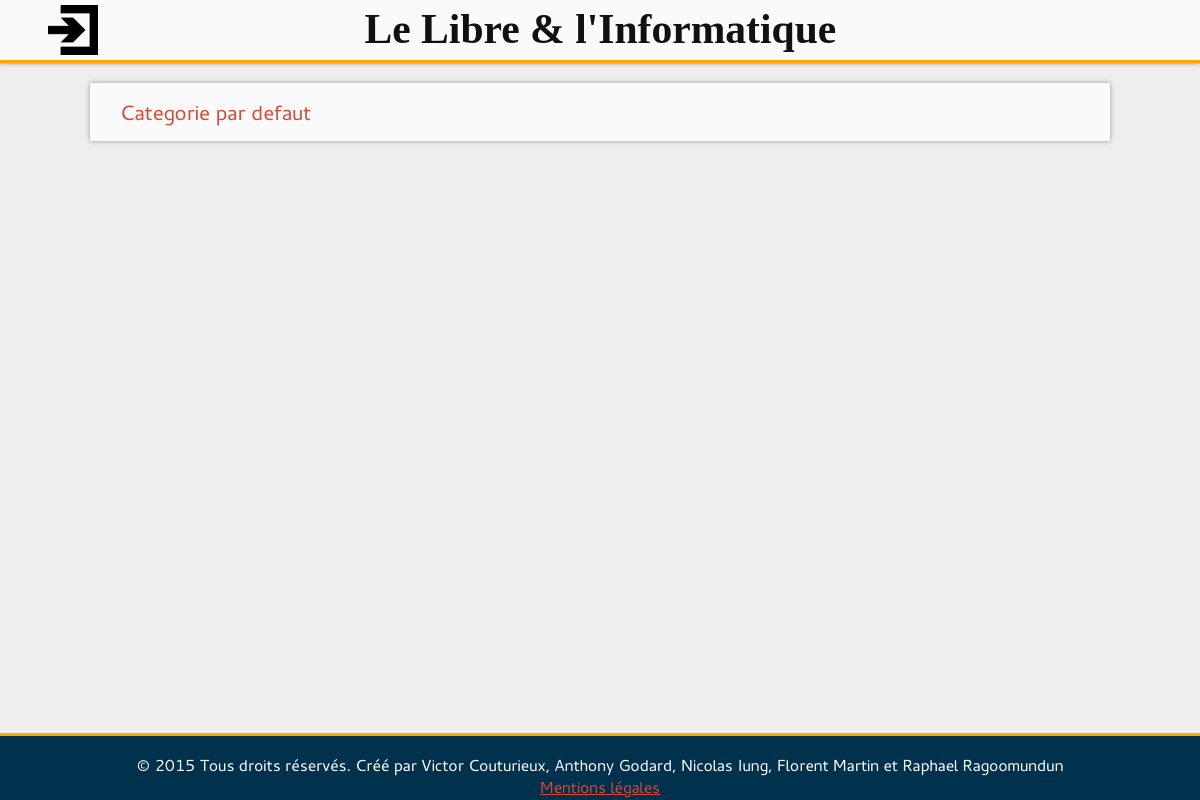
Page /categorie/liste.php on the earlier database version.
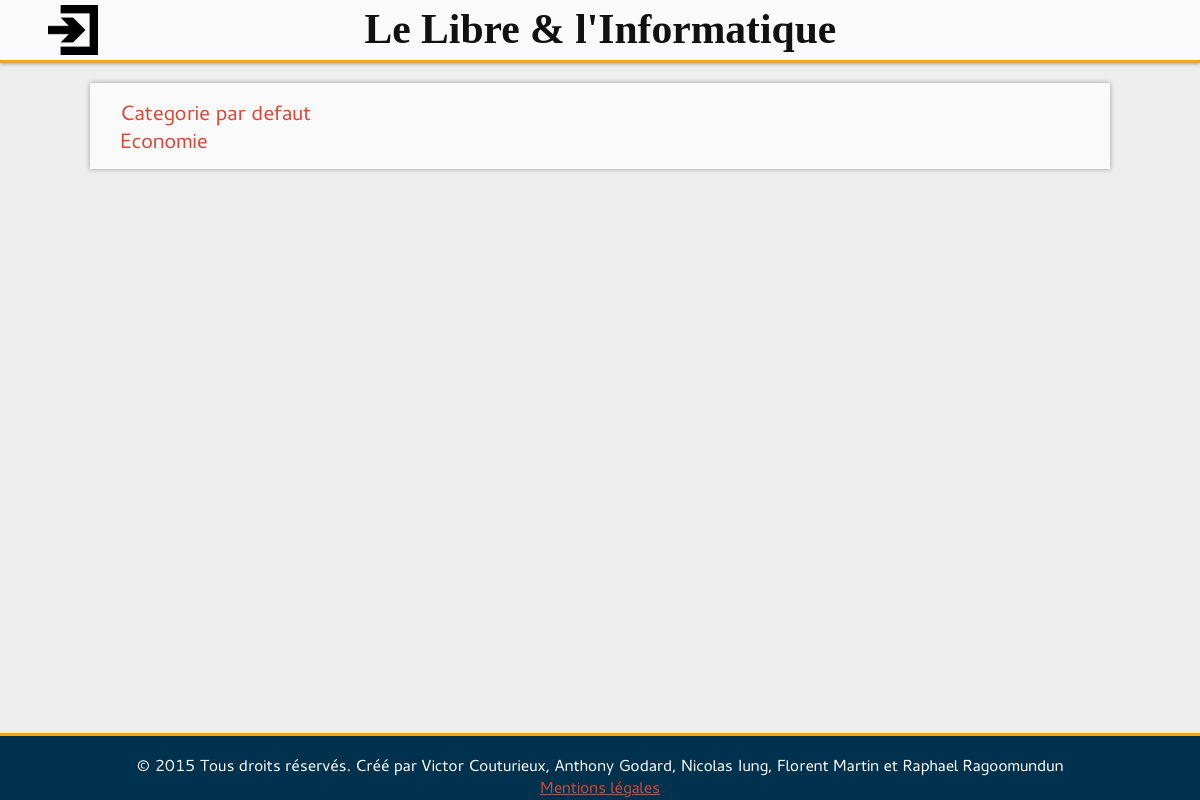
Same page on the later database version.
### tables this page shows
CREATE TABLE `Categorie` (
  `id_Categorie` int(10) unsigned NOT NULL AUTO_INCREMENT,
  `intitule_Categorie` varchar(255) NOT NULL,
  `description_Categorie` text NOT NULL,
  PRIMARY KEY (`id_Categorie`)
);

### include/functions.php (called while the page is built, shortened)
<?php
	function connectDB()
	{
		include("config.php");
		$link = new PDO('mysql:host='.$config['mysql']['host'].';port='.$config['mysql']['port'].';dbname='.$config['mysql']['db'].';charset=UTF8;',$config['mysql']['user'],$config['mysql']['password'], array(PDO::ATTR_PERSISTENT=>true));
		return $link;
	}
	function queryDB($req)
	{
		$link = connectDB();
		$que = $link->query($req) or die($req);
		$ret = $que->fetchAll();
		return $ret;
	}

### include/functionCatego.php (called while the page is built, shortened)
<?php
	include_once 'functions.php';
  	function GetCategoryNameByiD($id)
  	{
  		$req = 'SELECT intitule_Categorie
  				FROM Categorie WHERE id_Categorie ='.$id;
  		return queryDB($req)[0]['intitule_Categorie'];
  	}

### categorie/liste.php (the view, shortened to what this page needs)
<?php
include_once('../include/functionCatego.php');
?>
<!DOCTYPE html>
<html lang="fr">
	<head>
		<link rel="stylesheet" href="../style/base.css">
		<link rel="stylesheet" href="../style/categorie.css">
		<link rel="stylesheet" href="../style/input.css">
	</head>
	<body>
		<div id="container">
			<?php require('../include/head.php'); ?>
			<div id="main">
				<section>
				<?php
				$ListCategoID = categoryIdList();
				$tmp = array();
				foreach ($ListCategoID as $value)
				{
					array_push($tmp, $value['id_Categorie']);
				}
				$ListCategoID = $tmp;
				foreach ($ListCategoID as $id)
				{
					echo "<a href=\".?id=".$id."\">".GetCategoryNameByiD($id)."</a> ";
					echo '<br>';
				}
				?>
				</section>
			</div>
			<?php
			require('../include/foot.php');
			?>
		</div>
	</body>
</html>

### include/head.php (shortened to what this page needs)
<?php
if(preg_match('#/Projet-S1$#', getcwd()))
	$dir = '';
else
	$dir = '../';
if(preg_match('#/Projet-S1/(.+)\.php$#', $_SERVER['REQUEST_URI']) &&
!preg_match('#/Projet-S1/(.+)/(.+)\.php#', $_SERVER['REQUEST_URI']))
	$home_link = '.';
else
	$home_link = $dir;
function usrProfil($dir)
{
	if(isLoged())
	{
		$link = $dir . 'profil/';
		$img = $dir . 'img/user.png';
	}
	else
	{
		$link = $dir . 'static/connect.php';
		$img = $dir . 'img/login.png';
	}
?>
	<a href="<?php echo $link; ?>">
		<img id="usr_img" alt="User image" src="<?php echo $img; ?>">
	</a>
<?php
}
?>
<header>
	<div id="usr">
		<?php usrProfil($dir); ?>
	</div>
	<div id="site_title">
		<h1><a href="<?php echo $home_link; ?>">Le Libre & l'Informatique</a></h1>
	</div>
</header>

### include/foot.php
<footer>
	<p>&copy; <?php echo date("Y");?>
		Tous droits réservés.
		Créé par Victor Couturieux, Anthony Godard, Nicolas Iung, Florent Martin et Raphael Ragoomundun
        <br>
        <a href="static/legals.php">
            Mentions légales
        </a>
    </p>
</footer>

### style/base.css (style rules this page uses)
html, body { font-family: Cantarell, Cantarell_up, sans-serif; color: #353535; margin: 0; height: 100%; background-color: #EEE; }
h1, h2, h3, h4, h5, h6 { color: #111; }
a { color: #D64937; }
#container { min-height: 100%; position: relative; }
#main { padding-bottom: 60px }
header { background-color: #FAFAFA; margin: auto; padding: 5px 0; height: 50px; min-width: 340px; border-bottom: 3px solid orange; box-shadow: 0 0 4px #777; }
header div { display: inline-block; margin-right: -4px; vertical-align: middle; height: 20%; }
header div#usr, header div#search { width: 20%; overflow: hidden; height: 100%; }
header div#site_title { width: 60%; height: 100%; }
header div#site_title h1 { font-family: serif; font-size: 2.6em; text-align: center; margin: 0; }
header div#site_title h1 a { color: #111; text-decoration: none; }
header div#usr img { display: block; height: 100%; margin: auto; margin-left: 20%; margin-right: auto; }
footer { position: absolute; bottom: 0; width: 96%; height: 60px; padding: 2px 2%; border-top: 3px solid orange; background-color: #00314D; color: white; }
footer p { text-align: center; }
section { background-color: #FAFAFA; box-shadow: 0px 0px 5px #999; min-width: 300px; width: 80%; margin: 20px auto; padding: 15px 2.5%; }

### style/categorie.css (style rules this page uses)
section a { text-decoration: none; font-size: 1.3em; }

Differences in the rows shown:
added categorie: intitule_Categorie "Economie"
